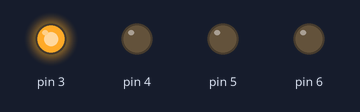
This sketch was run on a simulated Arduino Uno, built with avr-gcc and run on an emulated ATmega328P. Shown: output pins drawn as LEDs (lit = HIGH).

Above: at 0.05 s.
At 0.25 s:
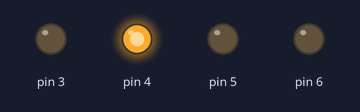
At 0.9 s:
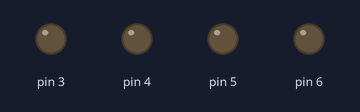
At 1.85 s:
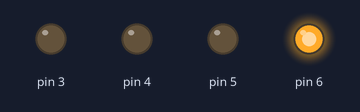
At 2.85 s:
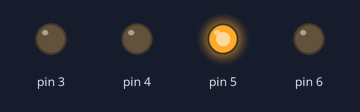
Timing chart, 0 to 3.1 s (numbered marks = the images above):
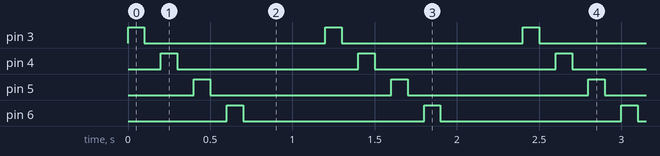

Measured:
- by itself, pin 3–6: alternates HIGH for 0.10 s and LOW for 1.1 s
- by itself, everything shown: repeats every 1.2 s, in 8 steps

The sketch:

ard1.1.ino
```cpp
/*PROGRAMA SECUENCIA SEMAFORO*/

void setup() {
  pinMode(3,OUTPUT);
  pinMode(4,OUTPUT);
  pinMode(5,OUTPUT);
  pinMode(6,OUTPUT);


}

void loop() {
  digitalWrite(3,HIGH);
  delay(100);
  digitalWrite(3,LOW);
  delay(100);
  digitalWrite(4,HIGH);
  delay(100);
  digitalWrite(4,LOW);
  delay(100);
  digitalWrite(5,HIGH);
  delay(100);
  digitalWrite(5,LOW);
  delay(100);
  digitalWrite(6,HIGH);
  delay(100);
  digitalWrite(6,LOW);
  delay(500);


}
```
